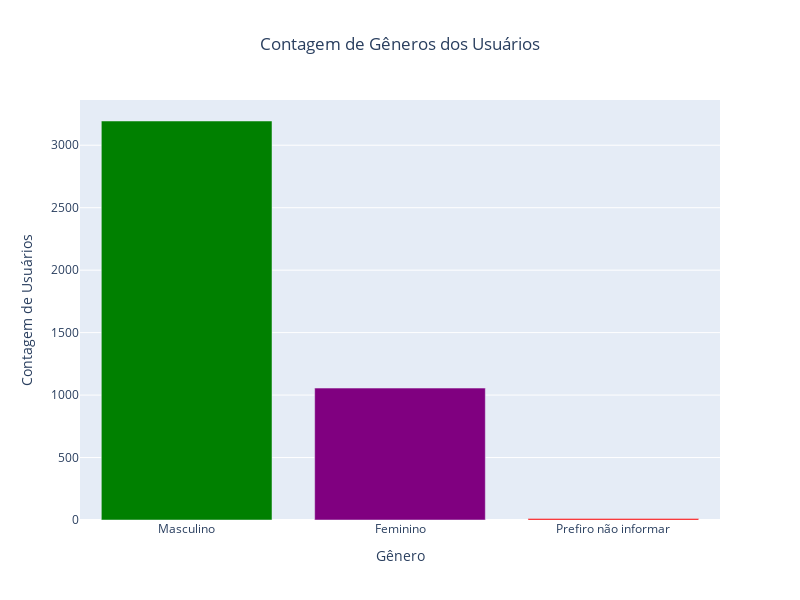

The code cell stored with this chart in its notebook:
### Code cell
# Contar os valores únicos na coluna 'GENERO'

fig = go.Figure(go.Bar(
    x=data_genero.index,  # Gêneros: Masculino, Feminino, Prefiro não informar
    y=data_genero.values,  # Contagem dos gêneros
    marker_color=['Green', 'purple', 'red']  # Cores personalizadas
))

# Adicionando títulos e rótulos
fig.update_layout(
    title='Contagem de Gêneros dos Usuários', 
    xaxis_title='Gênero',
    yaxis_title='Contagem de Usuários',
    template='plotly', title_x = 0.5,
    width=800,
    height=600
)

# Exibindo o gráfico
fig.show()

### Figure 1 — Plotly figure (JSON) as saved in the notebook; plotly's stock layout.template omitted (floating-point values rounded to 4 significant figures)
{"data": [{"marker": {"color": ["Green", "purple", "red"]}, "type": "bar", "x": ["Masculino", "Feminino", "Prefiro não informar"], "y": [3194, 1056, 12]}], "layout": {"height": 600, "title": {"text": "Contagem de Gêneros dos Usuários", "x": 0.5}, "width": 800, "xaxis": {"title": {"text": "Gênero"}}, "yaxis": {"title": {"text": "Contagem de Usuários"}}}}
